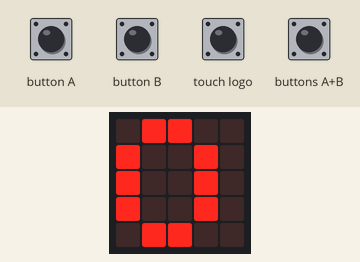
Bench run of a program on a simulated BBC micro:bit (MakeCode). Parts: the board's 5×5 LED display. The test bench sets the inputs (shaded band).

Above: at 1.2 s.
1.3 s: buttons A+B pressed for 0.15 s
At 4.0 s:
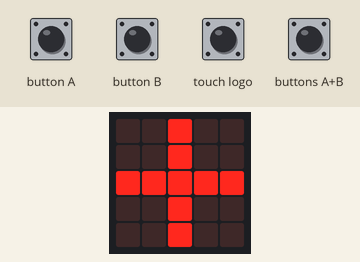
4.3 s: touch logo pressed for 0.15 s
At 4.8 s:
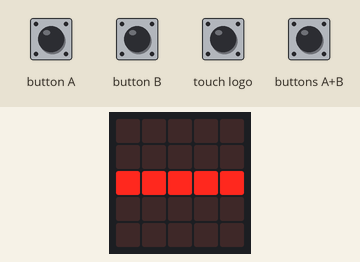
6.0 s: touch logo pressed for 0.15 s
At 6.6 s:
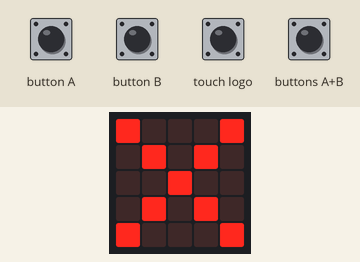
7.7 s: touch logo pressed for 0.15 s
At 8.4 s:
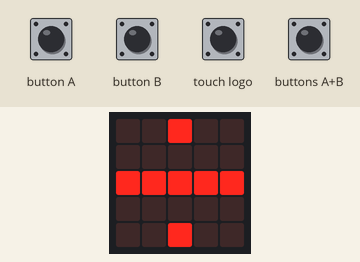
9.4 s: buttons A+B pressed for 1 s
At 11.0 s:
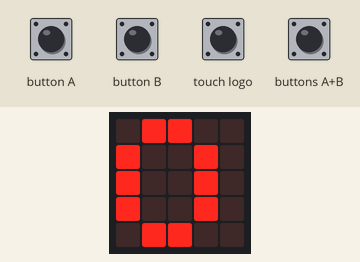
11.9 s: button A pressed for 0.15 s
At 13.2 s:
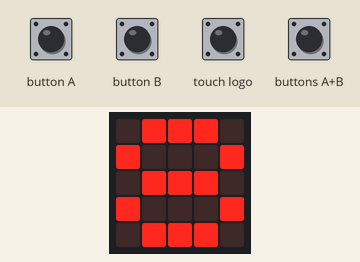
Timing chart, 0 to 14.9 s (numbered marks = the images above; inputs shaded):
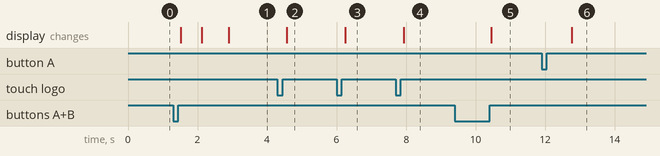

Measured:
- after the input at 1.3 s, the display: first changes after 0.22 s (image 1 shows a later state)
- after the input at 4.3 s, the display: changes after 0.27 s (image 2)
- after the input at 6.0 s, the display: changes after 0.25 s (image 3)
- after the input at 7.7 s, the display: changes after 0.23 s (image 4)
- after the input at 9.4 s, the display: changes after 1.1 s (image 5)
- after the input at 11.9 s, the display: changes after 0.86 s (image 6)

The program:

main.ts
```typescript
input.onLogoEvent(TouchButtonEvent.Pressed, function () {
    연산 += 1
    if (연산 == 4) {
        연산 = 0
    }
})
input.onButtonPressed(Button.A, function () {
    수 += -1
    if (수 == -1) {
        수 += 9
    }
})
input.onButtonPressed(Button.AB, function () {
    if (순서 == 0) {
        basic.showIcon(IconNames.Yes)
        앞수 = 수
    } else if (순서 == 2) {
        basic.showIcon(IconNames.Yes)
        뒷수 = 수
    }
    순서 += 1
    if (순서 == 4) {
        basic.showIcon(IconNames.Chessboard)
        순서 = 0
    }
})
input.onButtonPressed(Button.B, function () {
    수 += 1
    if (수 == 10) {
        수 = 0
    }
})
let 결과 = 0
let 뒷수 = 0
let 앞수 = 0
let 순서 = 0
let 연산 = 0
let 수 = 0
수 = 0
연산 = 0
순서 = 0
basic.forever(function () {
    if (순서 == 0 || 순서 == 2) {
        if (수 == 0) {
            basic.showNumber(0)
        } else if (수 == 1) {
            basic.showNumber(1)
        } else if (수 == 2) {
            basic.showNumber(2)
        } else if (수 == 3) {
            basic.showNumber(3)
        } else if (수 == 4) {
            basic.showNumber(4)
        } else if (수 == 5) {
            basic.showNumber(5)
        } else if (수 == 6) {
            basic.showNumber(6)
        } else if (수 == 7) {
            basic.showNumber(7)
        } else if (수 == 8) {
            basic.showNumber(8)
        } else if (수 == 9) {
            basic.showNumber(9)
        }
    } else if (순서 == 1) {
        if (연산 == 0) {
            basic.showLeds(`
                . . # . .
                . . # . .
                # # # # #
                . . # . .
                . . # . .
                `)
        } else if (연산 == 1) {
            basic.showLeds(`
                . . . . .
                . . . . .
                # # # # #
                . . . . .
                . . . . .
                `)
        } else if (연산 == 2) {
            basic.showLeds(`
                # . . . #
                . # . # .
                . . # . .
                . # . # .
                # . . . #
                `)
        } else if (연산 == 3) {
            basic.showLeds(`
                . . # . .
                . . . . .
                # # # # #
                . . . . .
                . . # . .
                `)
        }
    } else if (순서 == 3) {
        if (연산 == 0) {
            결과 = 앞수 + 뒷수
        } else if (연산 == 1) {
            결과 = 앞수 - 뒷수
        } else if (연산 == 2) {
            결과 = 앞수 * 뒷수
        } else if (연산 == 3) {
            if (뒷수 == 0) {
                결과 = 0
            } else {
                결과 = 앞수 / 뒷수
            }
        }
        basic.showNumber(결과)
    }
})
```

test.ts
```typescript
// 테스트는 여기로 이동합니다; 이 패키지가 확장으로 사용될 때 컴파일되지 않을 것 입니다.
```
